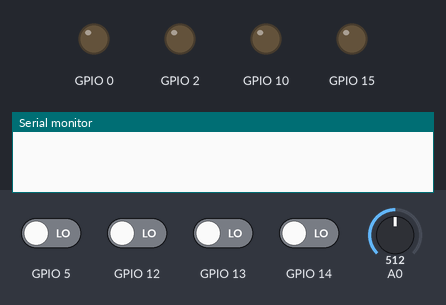
Simulated run of this program. Board: ESP8266 (NodeMCU). Parts: output pins drawn as LEDs (lit = HIGH), the last lines printed to the serial monitor. Dashed ring = blinking. The inputs (shaded band) are chosen by the test bench; at power-on: GPIO 5, GPIO 12–14 LOW, A0 = 512.

Above: at 1.2 s.
1.3 s: GPIO 5 driven HIGH
At 1.7 s:
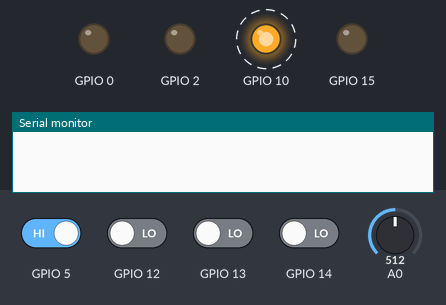
4.3 s: GPIO 12 driven HIGH
At 7.0 s:
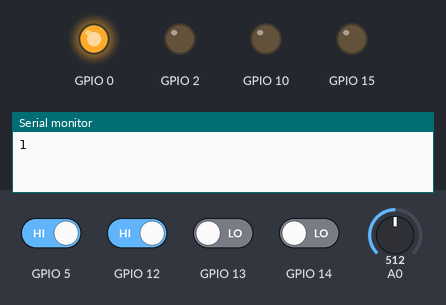
7.3 s: GPIO 14 driven HIGH
At 7.7 s:
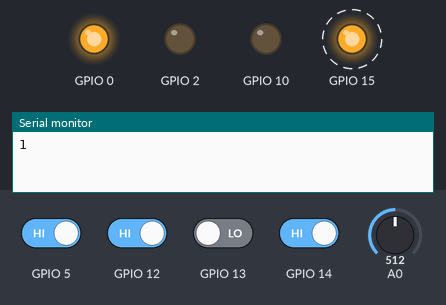
10.3 s: A0 set to 652
12.4 s: A0 set to 682
At 15.3 s:
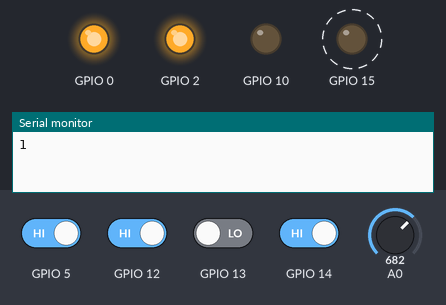
15.4 s: A0 set to 435
17.8 s: A0 set to 408
At 21.4 s:
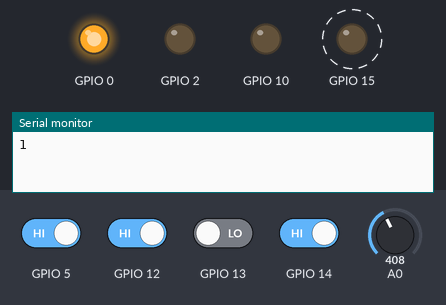
Timing chart, 0 to 21.8 s (numbered marks = the images above; inputs shaded):
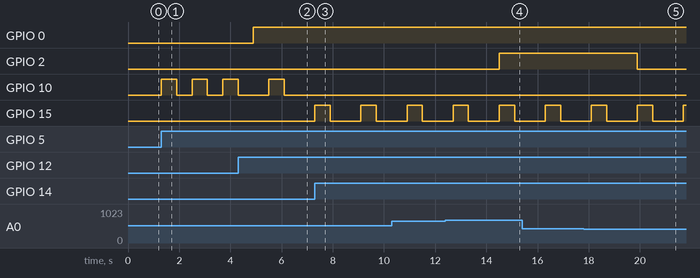

Measured:
- the behaviour switches between 670 and 671 on A0 (found by bisection; images 3 and 4)
- the behaviour switches between 420 and 419 on A0 (found by bisection; images 4 and 5)
- after the input at 1.3 s, GPIO 10: alternates HIGH for 0.60 s and LOW for 0.60 s, starting at once
- after the input at 4.3 s, GPIO 0: LOW → HIGH after 0.60 s
- after the input at 7.3 s, GPIO 10: stops changing and stays LOW; GPIO 15: alternates HIGH for 0.60 s and LOW for 1.2 s, starting at once
- after the input at 12.4 s, GPIO 2: LOW → HIGH after 2.1 s
- after the input at 17.8 s, GPIO 2: HIGH → LOW after 2.1 s

The program:

main.cpp
```cpp
/* Macro Definitions */
#include <Arduino.h>
#include <pinDefinition_GlobalVariable.h>
#include <CapacitiveSensor.h>
#include <HeadLampAuto.h>
#include <AutoMode.h>
#include <IndicatorLeft.h>
#include <IndicatorRight.h>
#include <HeadLampManualOff.h>
#include <HeadLampManualOn.h>
#include <IndicatorRight.h>

 /*
 * ICACHE_RAM_ATTR is used to place the interrupt routines in the RAM
 * when using Arduino platform
 */
void ICACHE_RAM_ATTR rightSensor();
void ICACHE_RAM_ATTR leftSensor();
void ICACHE_RAM_ATTR headLampSensor();
void ICACHE_RAM_ATTR autoModeTest();

/* Setting up the send and receive pins for Capacitive sensing*/
CapacitiveSensor  Sensor = CapacitiveSensor(sendCapacitivePin,touchSensorAutoModeSet);
CapacitiveSensor  Sensor1 = CapacitiveSensor(sendCapacitivePin,touchSensorLeft);
CapacitiveSensor  Sensor3 = CapacitiveSensor(sendCapacitivePin,touchSensorRight);
CapacitiveSensor  Sensor2 = CapacitiveSensor(sendCapacitivePin,touchSensorHeadLamp);


void setup() {
  pinMode(rightLed, OUTPUT);
  pinMode(leftLed, OUTPUT);
  pinMode(headLampLed, OUTPUT);
  pinMode(touchSensorRight, INPUT);
  pinMode(touchSensorLeft, INPUT);
  pinMode(touchSensorHeadLamp, INPUT);
  pinMode(autoModePin, OUTPUT);
  pinMode(touchSensorAutoModeSet, INPUT);


  /* Assigning interrupt routines to the pin and the mode of triggering the interrupt */
  attachInterrupt(digitalPinToInterrupt(touchSensorRight), rightSensor, RISING);
  attachInterrupt(digitalPinToInterrupt(touchSensorLeft), leftSensor, RISING);
  attachInterrupt(digitalPinToInterrupt(touchSensorHeadLamp), headLampSensor, RISING);
  attachInterrupt(digitalPinToInterrupt(touchSensorAutoModeSet), autoModeTest, RISING);
  Serial.begin(115200);
}

void loop()
{
  /*
   * @ AutomodeFunc - bool function, takes in 2 inputs, returns a bool value
   * ------------------ Inputs ----------------------------------------------------------------------------
   * @ autoModePin     - the auto mode LED pin Value
   * @ autoModeState   - state of whether the system is automode or not, if 1, system in Automode
   * ------------------------------------------------------------------------------------------------------
   * ------------------ Output -----------------------------------------------------------------------------
   * @ return          - the state in which the system is
   * -------------------------------------------------------------------------------------------------------
   * This function computes whether to turn on or of the right or left LED
   * based on the  rightState or leftState
   * rightState is toggled in the interrupt routine @ rightSensor
   * leftState is toggled in the interrupt routine @ leftSensor
   */

  /*Testing Notes this works and has been tested. The only issue is the debounce of the circuit
  * I plan to put a cap parallel to the sense cap to stabilize it, decoupling as spoken in electronics
  *
  */
  AutomodeOnOff = AutomodeFunc( autoModePin, autoModeState);


   if (AutomodeOnOff == 1)
    {
        /*
        * @ HeadLampAutoFunc     - void function, takes in three inputs, no return value
        * ------------------ Inputs ------------------------------------------------------------------------
        * @ ADC0                 - ADC pin Value
        * @ headLampLed          - HeadLamp pin Value
        * --------------------------------------------------------------------------------------------------
        * This function computes whether to turn on or of the HeadLamp in Auto mode
        * based on a threshold value, > 670, returns True, < 40 returns False
        */

        /* Clear the manual headLampState value so if we exist Auto Mode we start at when the headlamp is off
        * and the user has to manually turn it on
        */

        headLampState = false;
        headLampStateAutoMode = HeadLampAutoFunc(ADC0, headLampLed );
      }
   else if (AutomodeOnOff == 0)
      {
        /*
        * @ headLampManualFunc      - void function, takes in two inputs, no return value
        * ------------------ Inputs ------------------------------------------------------------------------
        * @ headLampLed             - HeadLamp pin Value
        * @ headLampState           - HeadLamp State
        * --------------------------------------------------------------------------------------------------
        * This function computes whether to turn on or of the HeadLamp in Manual mode
        * based on the headLampSate
        * HeadLampState is toggled in the interrupt routine @ headLampSensor
        */
       digitalWrite(autoModePin, LOW);
       if (headLampState == 1)
        {
            /*
            * @ headLampManualOnFunc  - void function, takes in one inputs, no return value
            * ------------------ Inputs ------------------------------------------------------------------------
            * @ headLampLed           - HeadLamp pin Value
            * --------------------------------------------------------------------------------------------------
            * This function turns on the HeadLamp in Manual mode
            * based on the headLampSate
            * HeadLampState is toggled in the interrupt routine @ headLampSensor
            */
            headLampManualOnFunc(headLampLed);
        }
       else if (headLampState == 0)
        {
           /*
            * @ headLampManualOffFunc   - void function, takes in one inputs, no return value
            * ------------------ Inputs ------------------------------------------------------------------------
            * @ headLampLed             - HeadLamp pin Value
            * --------------------------------------------------------------------------------------------------
            * This function turns off the HeadLamp in Manual mode
            * based on the headLampSate
            * HeadLampState is toggled in the interrupt routine @ headLampSensor
            */
            headLampManualOffFunc(headLampLed);
        }
      }

  if (rightState == 1)
    {
      /*
      * @ IndicatorRightFunc    - void function, takes in two inputs,no return value
      * ------------------ Inputs ---------------------------------------------------------------------------
      * @ rightLed              - right LED pin Value
      * @ blinkcount            - max value of how many times the LEDs can blink
      * ------------------------------------------------------------------------------------------------------
      * This function computes whether to turn on or of the right LED
      * based on the  rightState
      * rightState is toggled in the interrupt routine @ rightSensor
      */
      IndicatorRightFunc(rightLed,blinkcount);
    }

    else if (leftState == 1)
      {
      /*
      * @ IndicatorLeftFunc   - void function, takes in two inputs,no return value
      * ------------------ Inputs ---------------------------------------------------------------------------
      * @ leftLed             - left LED pin Value
      * @ blinkcount          - max value of how many times the LEDs can blink
      * -----------------------------------------------------------------------------------------------------
      * This function computes whether to turn on or of the left LED
      * based on the  leftState
      * leftState is toggled in the interrupt routine @ leftSensor
      */
        IndicatorLeftFunc(leftLed,blinkcount);
      }
}

/* ************************************************************************* */
/* Interrupt Routines functions ISR's */
void rightSensor()
  {
    rightState = !rightState;
    leftState = 0;
    counter = 0;
  }
 void leftSensor()
  {
    leftState = !leftState;
    rightState = 0;
    counter = 0;
  }

 void headLampSensor()
  {
    headLampState = !headLampState;
  }

  void autoModeTest()
  {
    autoModeState = !autoModeState;
    Serial.println(autoModeState);
  }
  /* ************************************************************************* */
```
